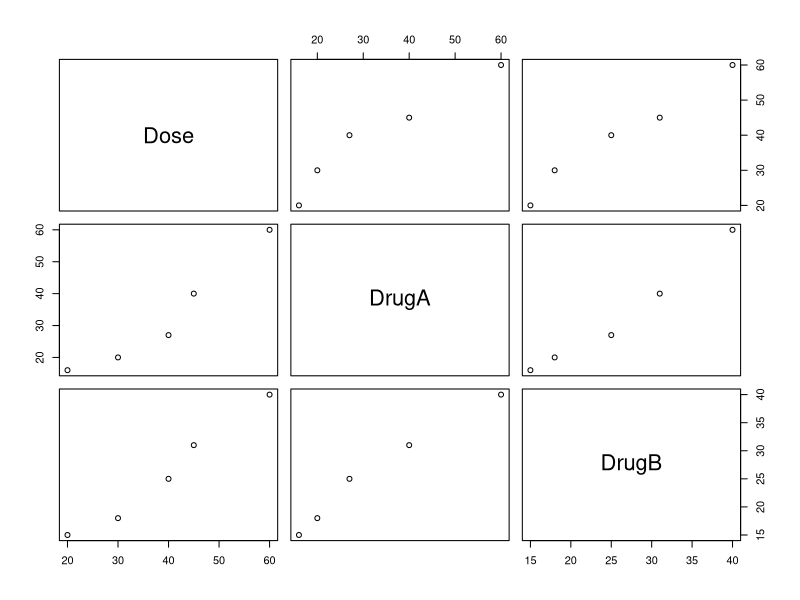
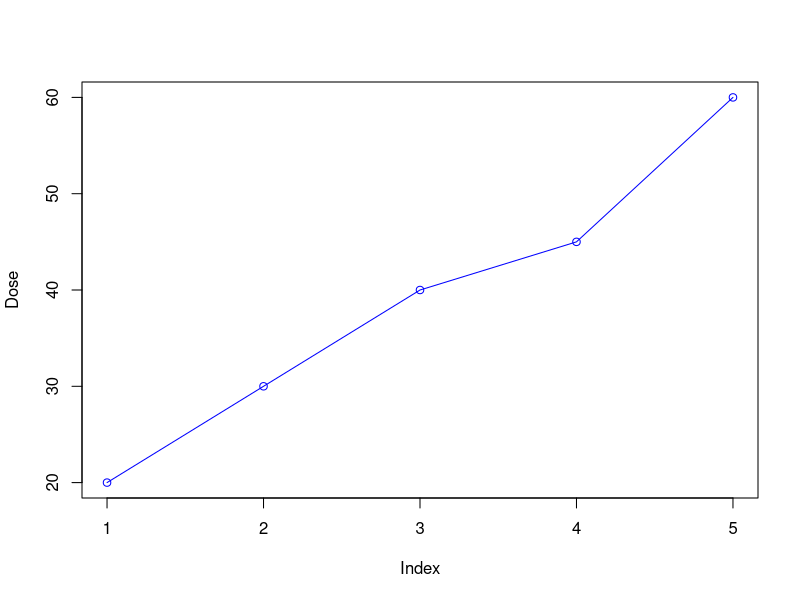
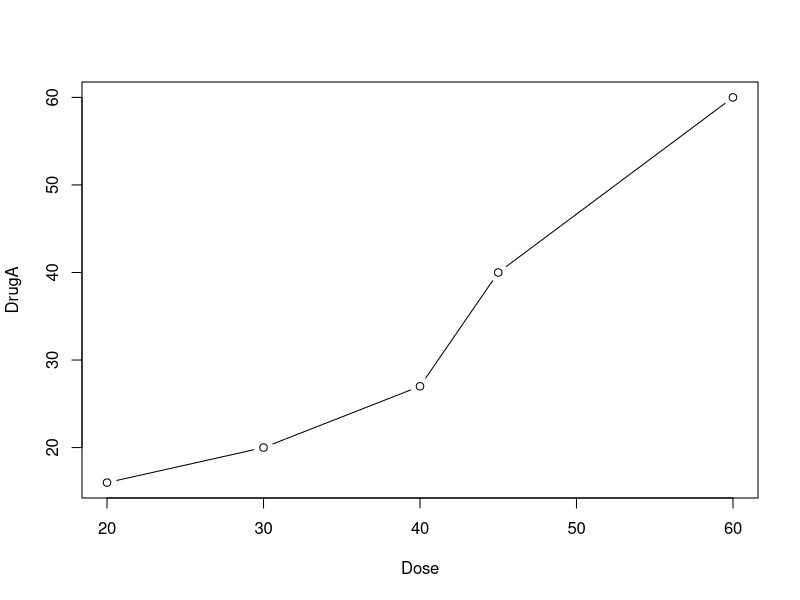
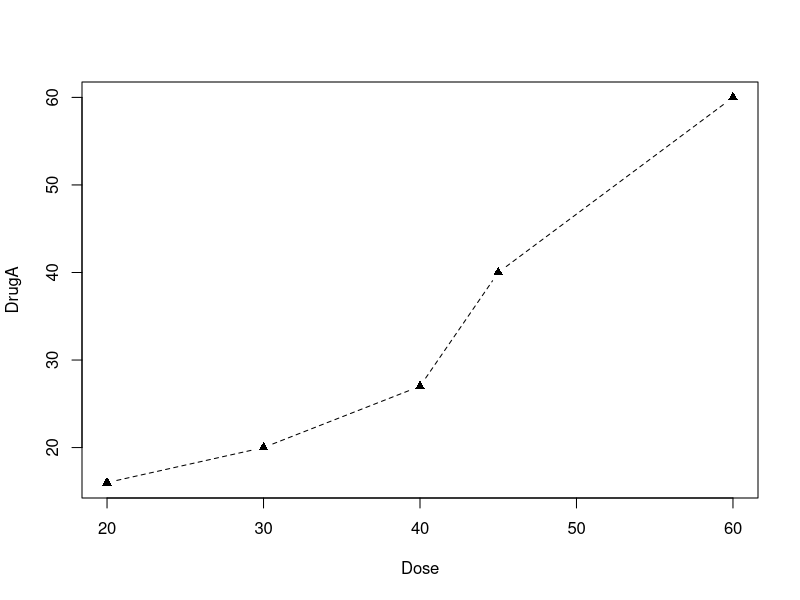

These charts were generated, in order, by the following R code:

column_names <- c("Dose", "DrugA", "DrugB")

Dose <- c(20,30,40,45,60)
DrugA <- c(16,20,27,40,60)
DrugB <- c(15,18,25,31,40)

drugs <- data.frame(Dose, DrugA, DrugB)
str(drugs)

plot(drugs)

attach(drugs)
plot(Dose,type='o',col = "Blue") 
# type = '0' cirle for the data points.

# Option "b" Indicates that both points and lines should be plotted
plot(Dose, DrugA, type="b")

# parameters of a graph in par functions

test_par <- par(no.readonly = TRUE) 

# lty = line type = 2 means dashed line
# lwd = line width
# pch = 17 solid triangle

par(lty =2, pch = 17)
plot(Dose, DrugA, type = "b")
par(test_par)



